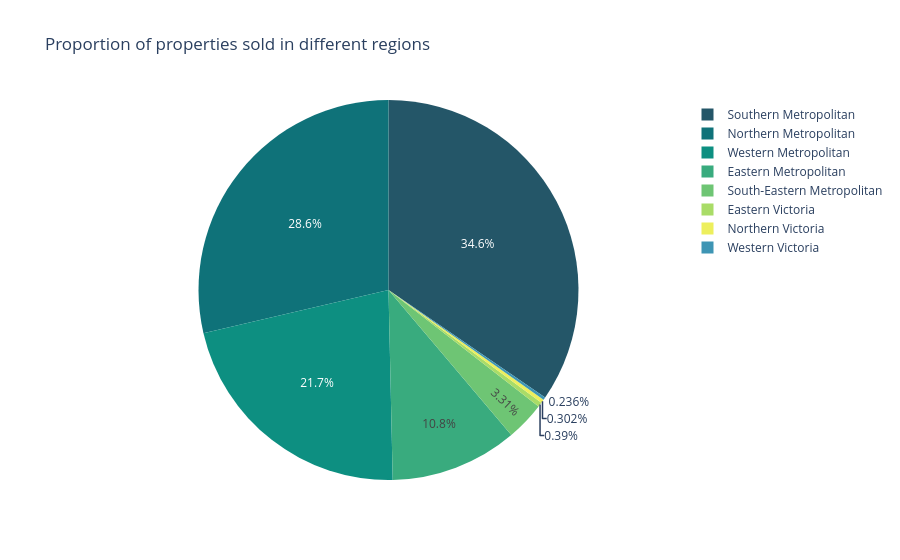

Here is the notebook cell this chart was saved with:
### Code cell
px.pie(data, names="Region", title="Proportion of properties sold in different regions", 
       color_discrete_sequence=px.colors.sequential.Aggrnyl)

### Figure 1 — Plotly figure (JSON) as saved in the notebook; plotly's stock layout.template omitted (floating-point values rounded to 4 significant figures; data arrays with more than 128 entries replaced by an {"elided": "..."} marker saying what was removed)
{"data": [{"domain": {"x": [0.0, 1.0], "y": [0.0, 1.0]}, "hovertemplate": "Region=%{label}<extra></extra>", "labels": {"elided": "13580 str values"}, "legendgroup": "", "name": "", "showlegend": true, "type": "pie"}], "layout": {"legend": {"tracegroupgap": 0}, "piecolorway": ["rgb(36, 86, 104)", "rgb(15, 114, 121)", "rgb(13, 143, 129)", "rgb(57, 171, 126)", "rgb(110, 197, 116)", "rgb(169, 220, 103)", "rgb(237, 239, 93)"], "title": {"text": "Proportion of properties sold in different regions"}}}
